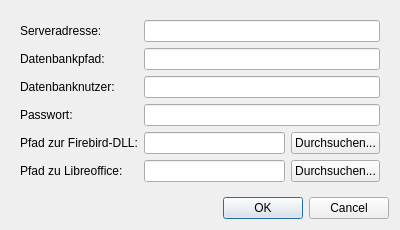
<?xml version="1.0" encoding="UTF-8"?>
<ui version="4.0">
 <class>AvConfig</class>
 <widget class="QDialog" name="AvConfig">
  <property name="geometry">
   <rect>
    <x>0</x>
    <y>0</y>
    <width>400</width>
    <height>221</height>
   </rect>
  </property>
  <property name="windowTitle">
   <string>Dialog</string>
  </property>
  <layout class="QVBoxLayout" name="verticalLayout">
   <item>
    <widget class="QWidget" name="widget" native="true">
     <layout class="QFormLayout" name="formLayout">
      <item row="0" column="0">
       <widget class="QLabel" name="label">
        <property name="text">
         <string>Serveradresse:</string>
        </property>
       </widget>
      </item>
      <item row="0" column="1">
       <widget class="QLineEdit" name="serverAddress"/>
      </item>
      <item row="1" column="0">
       <widget class="QLabel" name="label_2">
        <property name="text">
         <string>Datenbankpfad:</string>
        </property>
       </widget>
      </item>
      <item row="1" column="1">
       <widget class="QLineEdit" name="databasePath"/>
      </item>
      <item row="2" column="0">
       <widget class="QLabel" name="label_3">
        <property name="text">
         <string>Datenbanknutzer:</string>
        </property>
       </widget>
      </item>
      <item row="2" column="1">
       <widget class="QLineEdit" name="databaseUser"/>
      </item>
      <item row="3" column="0">
       <widget class="QLabel" name="label_4">
        <property name="text">
         <string>Passwort:</string>
        </property>
       </widget>
      </item>
      <item row="3" column="1">
       <widget class="QLineEdit" name="databasePassword">
        <property name="echoMode">
         <enum>QLineEdit::Password</enum>
        </property>
       </widget>
      </item>
      <item row="4" column="0">
       <widget class="QLabel" name="label_5">
        <property name="text">
         <string>Pfad zur Firebird-DLL:</string>
        </property>
       </widget>
      </item>
      <item row="4" column="1">
       <widget class="QWidget" name="widget_2" native="true">
        <layout class="QHBoxLayout" name="horizontalLayout">
         <property name="leftMargin">
          <number>0</number>
         </property>
         <property name="topMargin">
          <number>0</number>
         </property>
         <property name="rightMargin">
          <number>0</number>
         </property>
         <property name="bottomMargin">
          <number>0</number>
         </property>
         <item>
          <widget class="QLineEdit" name="fbDllPath"/>
         </item>
         <item>
          <widget class="QPushButton" name="browseFbDll">
           <property name="text">
            <string>Durchsuchen...</string>
           </property>
          </widget>
         </item>
        </layout>
       </widget>
      </item>
      <item row="5" column="0">
       <widget class="QLabel" name="label_6">
        <property name="text">
         <string>Pfad zu Libreoffice:</string>
        </property>
       </widget>
      </item>
      <item row="5" column="1">
       <widget class="QWidget" name="widget_3" native="true">
        <layout class="QHBoxLayout" name="horizontalLayout_2">
         <property name="leftMargin">
          <number>0</number>
         </property>
         <property name="topMargin">
          <number>0</number>
         </property>
         <property name="rightMargin">
          <number>0</number>
         </property>
         <property name="bottomMargin">
          <number>0</number>
         </property>
         <item>
          <widget class="QLineEdit" name="librePath"/>
         </item>
         <item>
          <widget class="QPushButton" name="browseLibre">
           <property name="text">
            <string>Durchsuchen...</string>
           </property>
          </widget>
         </item>
        </layout>
       </widget>
      </item>
     </layout>
    </widget>
   </item>
   <item>
    <widget class="QDialogButtonBox" name="buttonBox">
     <property name="orientation">
      <enum>Qt::Horizontal</enum>
     </property>
     <property name="standardButtons">
      <set>QDialogButtonBox::Cancel|QDialogButtonBox::Ok</set>
     </property>
    </widget>
   </item>
  </layout>
 </widget>
 <resources/>
 <connections>
  <connection>
   <sender>buttonBox</sender>
   <signal>accepted()</signal>
   <receiver>AvConfig</receiver>
   <slot>accept()</slot>
   <hints>
    <hint type="sourcelabel">
     <x>248</x>
     <y>254</y>
    </hint>
    <hint type="destinationlabel">
     <x>157</x>
     <y>274</y>
    </hint>
   </hints>
  </connection>
  <connection>
   <sender>buttonBox</sender>
   <signal>rejected()</signal>
   <receiver>AvConfig</receiver>
   <slot>reject()</slot>
   <hints>
    <hint type="sourcelabel">
     <x>316</x>
     <y>260</y>
    </hint>
    <hint type="destinationlabel">
     <x>286</x>
     <y>274</y>
    </hint>
   </hints>
  </connection>
 </connections>
</ui>
